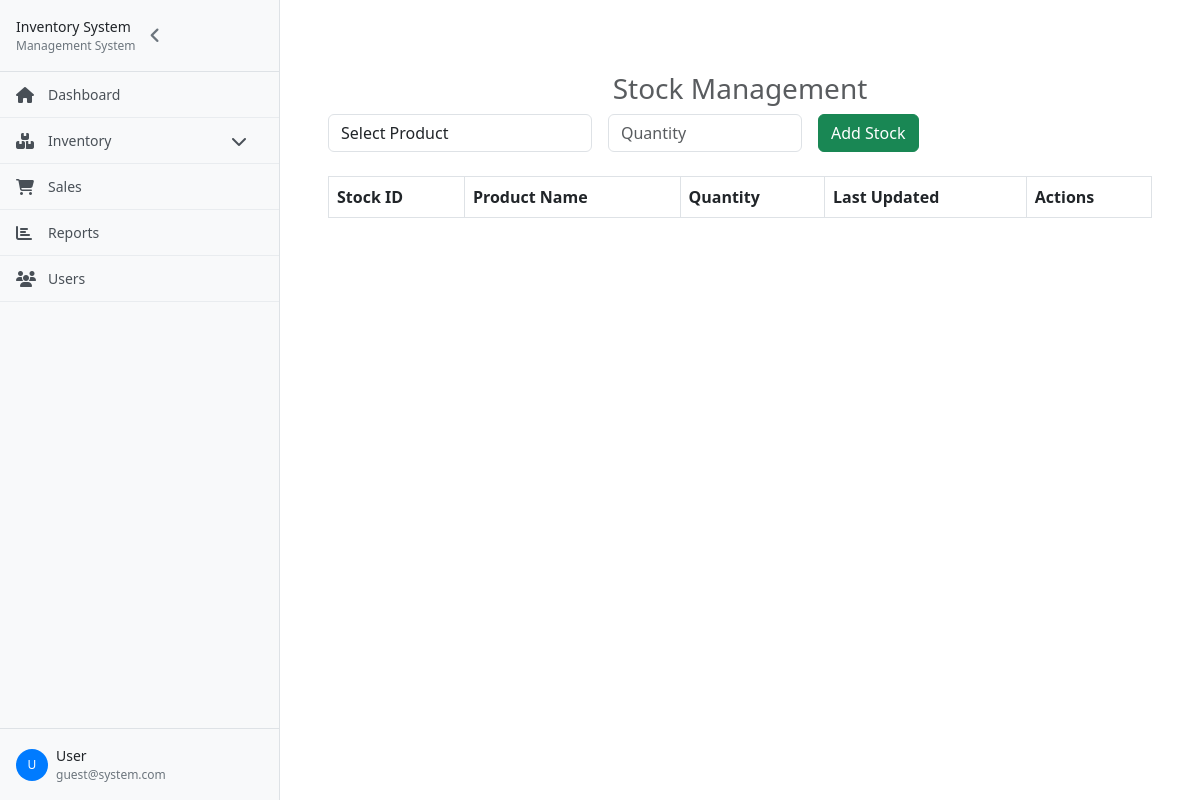
Before: /admin/stock.php with the older database file.
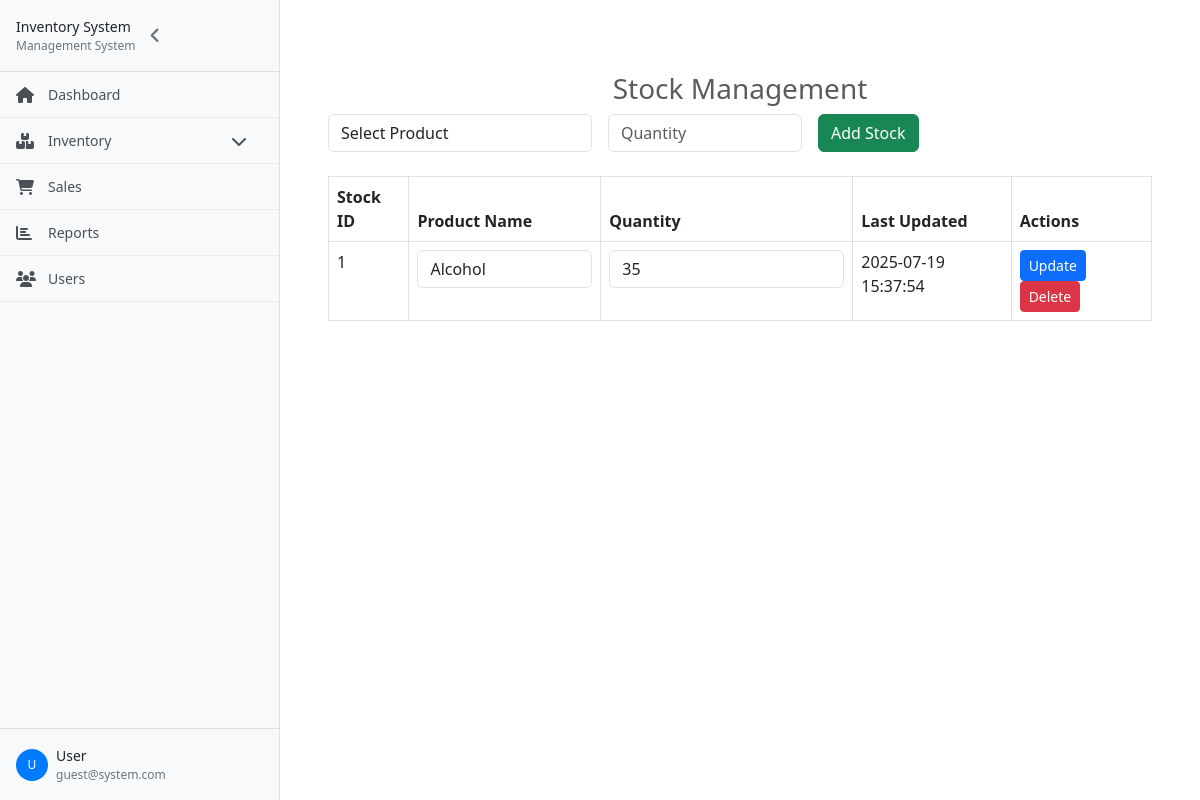
After: the same page with the newer database file.
### tables this page shows
CREATE TABLE `stocks` (
  `stock_id` int(11) NOT NULL,
  `product_id` int(11) DEFAULT NULL,
  `quantity` int(11) DEFAULT NULL,
  `last_updated` datetime DEFAULT NULL
);

### admin/stock.php (the view, shortened to what this page needs)
<?php
include '../components/config.php';
$products = [];
$result = $con->query("SELECT product_id, product_name FROM products");
while ($row = $result->fetch_assoc()) {
    $products[$row['product_id']] = $row['product_name'];
}
$stocks = $con->query("SELECT s.stock_id, s.product_id, s.quantity, s.last_updated, p.product_name FROM stocks s JOIN products p ON s.product_id = p.product_id");
?>
<!DOCTYPE html>
<html lang="en">
<head>
    <link rel="stylesheet" href="../bootstrap/css/bootstrap-grid.css">
    <link href="https://cdnjs.cloudflare.com/ajax/libs/bootstrap/5.3.0/css/bootstrap.min.css" rel="stylesheet">
    <link href="https://cdnjs.cloudflare.com/ajax/libs/font-awesome/6.4.0/css/all.min.css" rel="stylesheet">
    <link rel="stylesheet" href="../customStyles/index.css">
</head>
<body>
    <?php include_once '../components/adminSidebar.php'; ?>
    <div class="main-content py-5 p-5 mt-4">
        <h3 class="text-center text-muted">Stock Management</h3>
        <form method="POST" class="row g-3 mb-4">
            <div class="col-md-4">
                <select name="product_id" class="form-control" required>
                    <option value="">Select Product</option>
                </select>
            </div>
            <div class="col-md-3">
                <input type="number" name="quantity" class="form-control" placeholder="Quantity" required>
            </div>
            <div class="col-md-3">
                <button type="submit" name="add_stock" class="btn btn-success">Add Stock</button>
            </div>
        </form>
        <table class="table table-bordered mt-4">
            <thead>
                <tr>
                    <th>Stock ID</th>
                    <th>Product Name</th>
                    <th>Quantity</th>
                    <th>Last Updated</th>
                    <th>Actions</th>
                </tr>
            </thead>
            <tbody>
                <?php while ($row = $stocks->fetch_assoc()): ?>
                <tr>
                    <form method="POST">
                        <td><?php echo $row['stock_id']; ?></td>
                        <td>
                            <select name="product_id" class="form-control" required>
                                <?php foreach ($products as $id => $name): ?>
                                    <option value="<?php echo $id; ?>" <?php if ($row['product_id'] == $id) echo 'selected'; ?>><?php echo htmlspecialchars($name); ?></option>
                                <?php endforeach; ?>
                            </select>
                        </td>
                        <td><input type="number" name="quantity" value="<?php echo $row['quantity']; ?>" class="form-control" required></td>
                        <td><?php echo $row['last_updated']; ?></td>
                        <td>
                            <button type="submit" name="update_stock" class="btn btn-primary btn-sm">Update</button>
                            <button type="submit" name="delete_stock" class="btn btn-danger btn-sm" onclick="return confirm('Delete this stock?');">Delete</button>
                        </td>
                    </form>
                </tr>
                <?php endwhile; ?>
            </tbody>
        </table>
    </div>
</body>
</html>

Changed rows visible on the page:
added stocks: stock_id "1", product_id "Alcohol", quantity "35", last_updated "2025-07-19 15:37:54"
